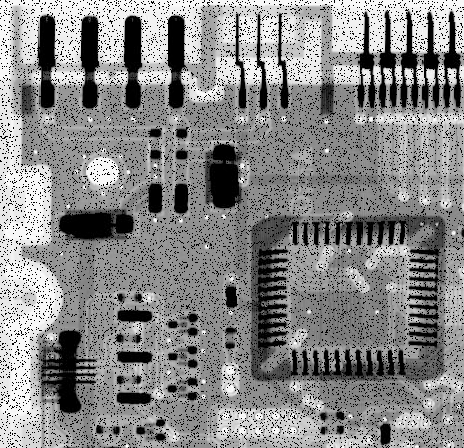
#> input picture Assignment2/question_2.tif, 464 x 448 px
$ python soru2.py
#> lines starting #> are read from the running program, lines starting #| are printed output that depends on the picture
import numpy as np
import cv2
import matplotlib.pyplot as plt


# Kazım Muhammet Temiz 17050111021
# Mert Rıza Karadeniz 17050111054
# Nevzat Buğrahan Türk 17050111036

def contraharmonic_filter(img, q):
    target = np.zeros(img.shape, np.uint8)
    r = 1
    row, col = img.shape
    for i in range(r, row - r):
        for j in range(r, col - r):
            # Using formula from Gonzales book
            g = img[i - r:i + r + 1, j - r:j + r + 1]
            nominator = np.sum(np.power(g, q + 1))
            denominator = np.sum(np.power(g, q))
            if denominator != 0:
                contraharmonic = nominator / denominator
            if denominator == 0:
                target[i][j] = target[i][j]
            else:
                target[i][j] = int(contraharmonic)
    return target


img = cv2.imread("question_2.tif")
#> img is the input picture: shape (448, 464, 3); min 0, max 255, mean 135.7
gray = cv2.cvtColor(img, cv2.COLOR_BGR2GRAY)

# Q = 1.5 for eliminating pepper noise
Result = contraharmonic_filter(gray, 1.5)
#> after the loop in contraharmonic_filter, `for i in range(r, row - r):`:
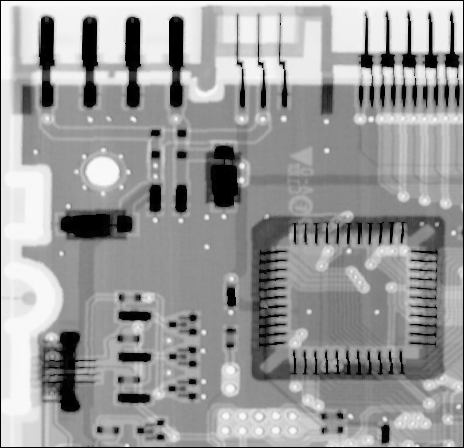
#> target: shape (448, 464); min 0, max 251, mean 154.2

display = plt.figure()
display.add_subplot(1, 2, 1)
plt.imshow(img, "gray"), plt.title("Original")
display.add_subplot(1, 2, 2)
plt.imshow(Result, "gray"), plt.title("Contraharmonic Mean Filter")
plt.show(block=True)
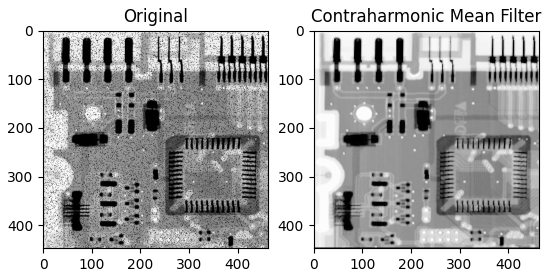
#> figure drawn by matplotlib, 2 panels

$ run again, with Assignment2/question_3.tif copied over Assignment2/question_2.tif
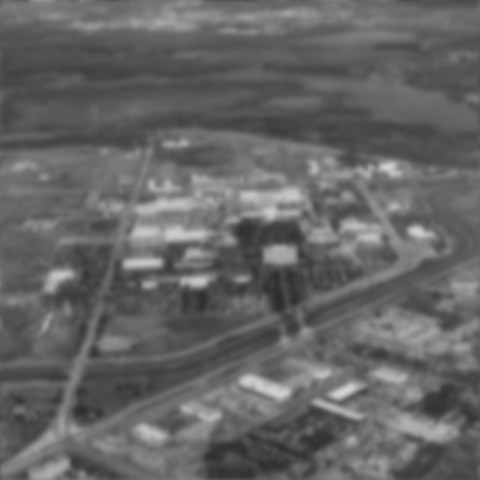
#> input picture Assignment2/question_3.tif, 480 x 480 px
#> img is the input picture: shape (480, 480, 3); min 44, max 211, mean 101.2
#> `plt.show(block=True)`:
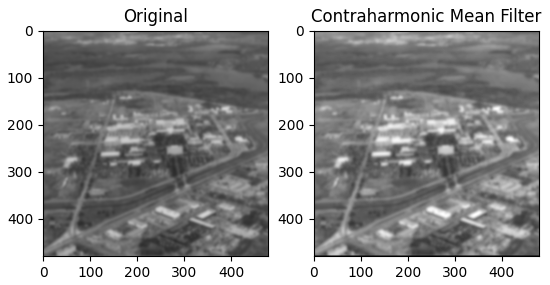
#> figure drawn by matplotlib, 2 panels
